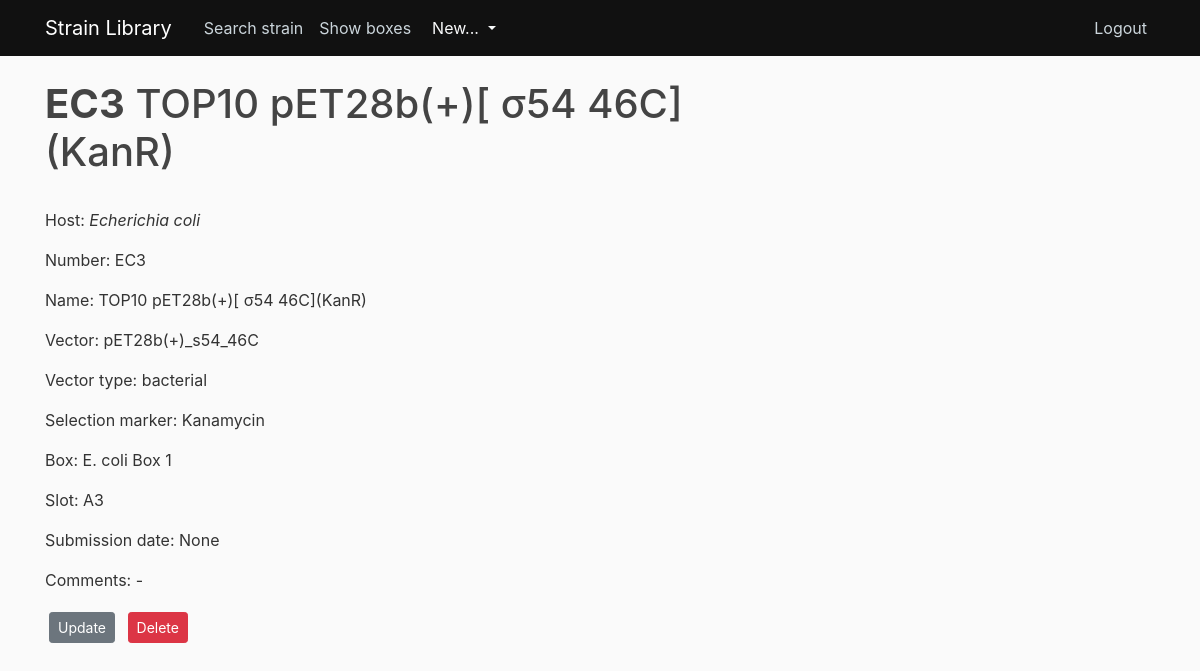
Screenshot of /strain/3/ (signed in) with the database file from the repository.
### strain_library/models.py (models this page shows, shortened)
class Strain(db.Model):
    __tablename__ = 'strain'
    id = db.Column(db.Integer, primary_key=True)
    number = db.Column(db.String, nullable=False, unique=True)
    name = db.Column(db.String, nullable=False)
    host = db.Column(db.String, nullable=False)
    vector = db.Column(db.String)
    vector_type = db.Column(db.String)
    selection_marker = db.Column(db.String)
    box = db.Column(db.String)
    slot = db.Column(db.String)
    date_of_creation = db.Column(db.Date)
    comments = db.Column(db.Text)
    user_id = db.Column(db.Integer, db.ForeignKey('user.id'), nullable=False)
    box_id = db.Column(db.Integer, db.ForeignKey('box.id'), nullable=False)
    type = db.Column(db.String)
    __mapper_args__ = {
        'polymorphic_identity':'strain',
        'polymorphic_on':type
    }

### strain_library/routes.py (the view)
@app.route("/strain/<int:strain_id>/")
@login_required
def strain(strain_id):
    strain = Strain.query.get_or_404(strain_id)
    return render_template('strain.html', title=strain.name, strain=strain)

### strain_library/models.py (called while the page is built)
@login_manager.user_loader
def load_user(user_id):
    return User.query.get(int(user_id))

### strain_library/templates/strain.html (shortened to what this page needs)
{% extends "layout.html" %}
{% block content %}
<h1><b>{{ strain.number }}</b> {{ strain.name }}</h1>
<br>
<p>
  Host: <i>{{ strain.host }}</i>
</p>
<p>
  Number: {{ strain.number }}
</p>
<p>
  Name: {{ strain.name }}
</p>
<p>
  Vector: {{ strain.vector }}
</p>
<p>
  Vector type: {{ strain.vector_type }}
</p>
<p>
  Selection marker: {{ strain.selection_marker }}
</p>
<p>
  Box: {{ strain.box }}
</p>
<p>
  Slot: {{ strain.slot }}
</p>
<p>
  Submission date: {{ strain.date_of_creation }}
</p>
<p>
  Comments: {{ strain.comments }}
</p>
<div>
  <a class="btn btn-secondary btn-sm m-1" href="{{ url_for('update_strain', strain_id=strain.id) }}"> Update </a>
  <button type="button" class="btn btn-danger btn-sm m-1" data-toggle="modal" data-target="#deleteModal">Delete</button>
</div>
{% endblock content %}

### strain_library/static/main.css (style rules this page uses)
body { background: #fafafa; color: #333333; margin-top: 5rem; }
h1, h2, h3, h4, h5, h6 { color: #444444; }

### rows the page displays
Strain: number "EC3", name "TOP10 pET28b(+)[ σ54 46C](KanR)", host "Echerichia coli", vector "pET28b(+)_s54_46C", vector_type "bacterial", selection_marker "Kanamycin", box "E. coli Box 1", slot "A3", date_of_creation "None", comments "-"
